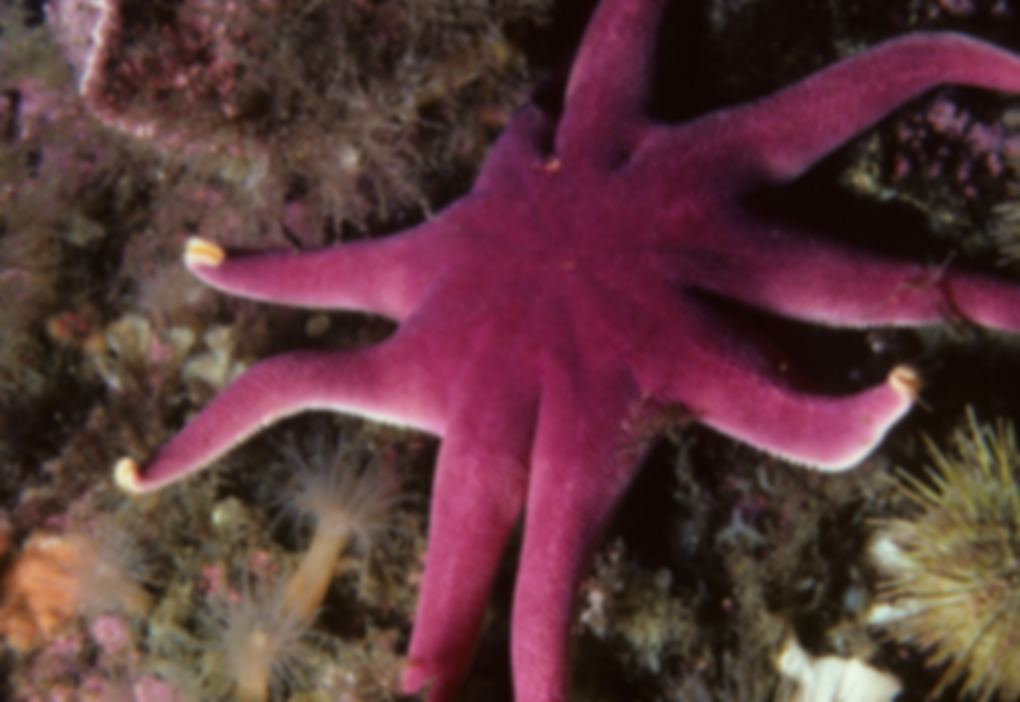
#> input picture 0001.png, 2040 x 1404 px, given as the content of the folder data/train/input_patches, which was not available (shown at 1/2 size)
$ python analyze_dataset_quality.py   (older library calls are emulated)
#> lines starting #> are read from the running program, lines starting #| are printed output that depends on the picture; pictures that were not available may be replaced by others from this repository, and a replacement may not be noted
#> in analyze_dataset, img_input is the input picture: shape (1404, 2040, 3); mean B, G, R 58.4, 55.7, 91.5
import os
import cv2
import numpy as np
from glob import glob
from natsort import natsorted
from tqdm import tqdm
from skimage.metrics import structural_similarity as compare_ssim
import matplotlib.pyplot as plt

def compute_sharpness(img):
    gray = cv2.cvtColor(img, cv2.COLOR_BGR2GRAY)
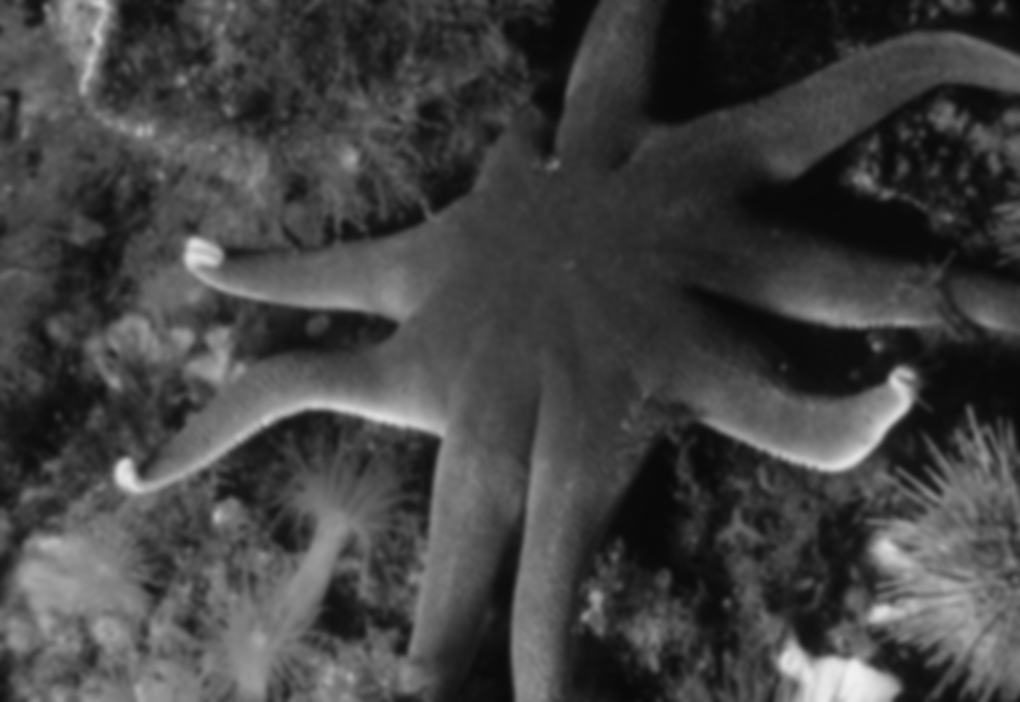
#> gray: shape (1404, 2040) (shown at 1/2 size); min 7, max 241, mean 66.7
    grad_x = cv2.Sobel(gray, cv2.CV_64F, 1, 0)
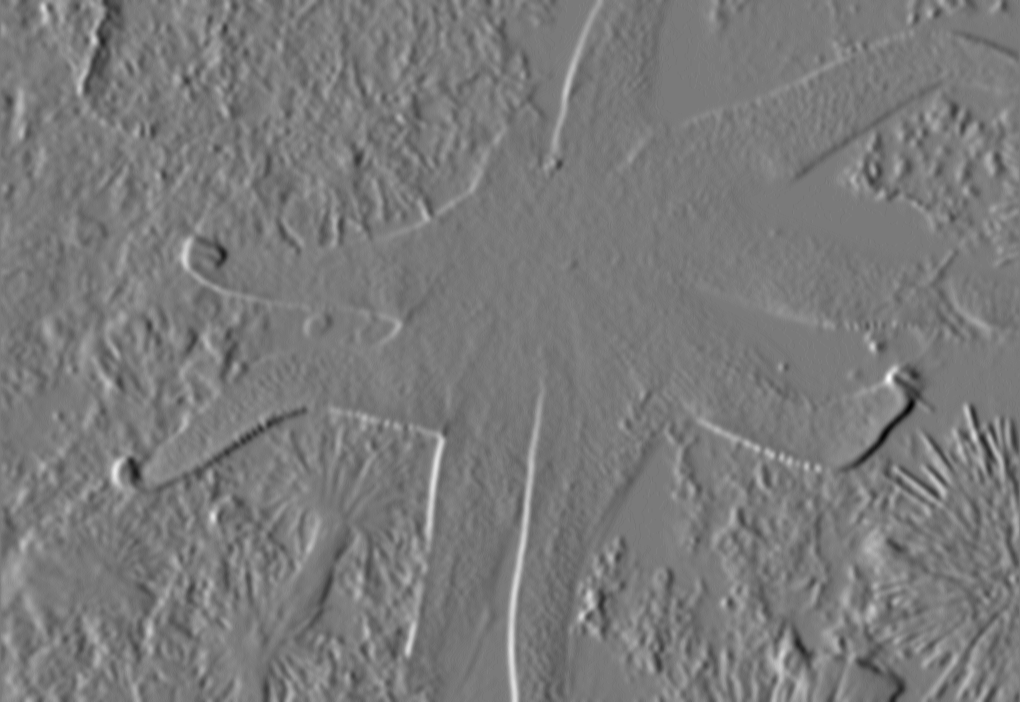
#> grad_x: shape (1404, 2040) float64 (shown at 1/2 size); min -94, max 102, mean 0; drawn with min black and max white
    grad_y = cv2.Sobel(gray, cv2.CV_64F, 0, 1)
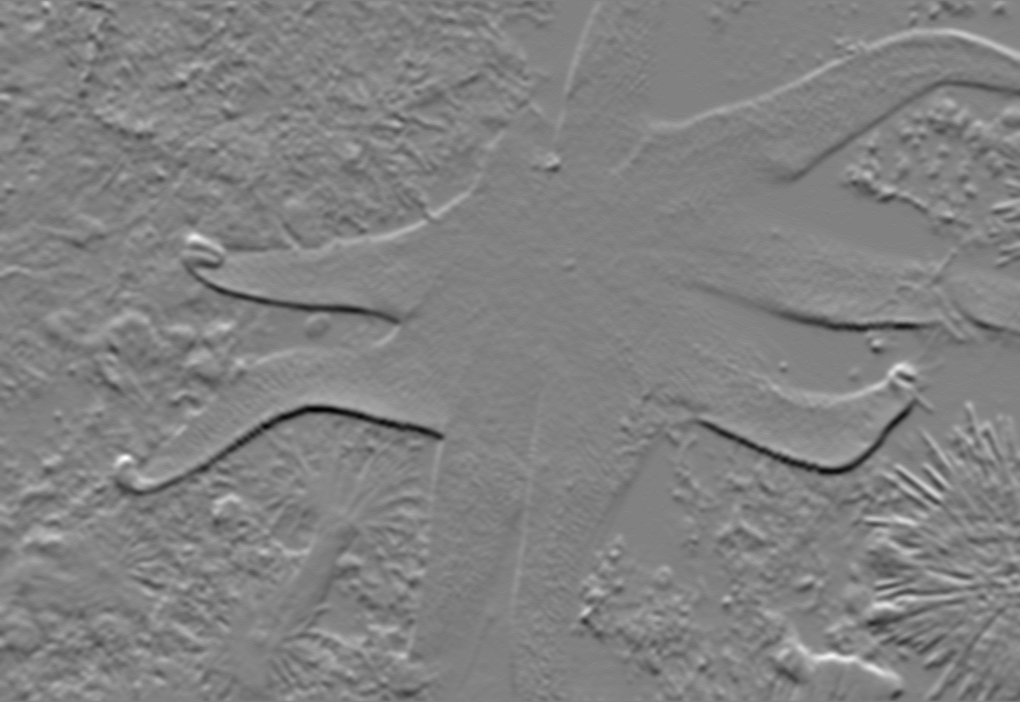
#> grad_y: shape (1404, 2040) float64 (shown at 1/2 size); min -102, max 99, mean 0.2; drawn with min black and max white
    sharpness = np.sqrt(grad_x ** 2 + grad_y ** 2).mean()
#> sharpness = 11.13
    return sharpness

def analyze_dataset(input_dir, target_dir):
    input_files = natsorted(glob(os.path.join(input_dir, "*.png")))
    target_files = natsorted(glob(os.path.join(target_dir, "*.png")))

    sharpness_vals = []
    ssim_vals = []

    print(f"🔍 Evaluating {len(input_files)} image pairs...")
    for in_f, tg_f in tqdm(zip(input_files, target_files), total=len(input_files)):
        img_input = cv2.imread(in_f)
        img_target = cv2.imread(tg_f)

        sharpness = compute_sharpness(img_target)
#> sharpness = 11.13
        sharpness_vals.append(sharpness)

        ssim = compare_ssim(cv2.cvtColor(img_input, cv2.COLOR_BGR2GRAY),
                            cv2.cvtColor(img_target, cv2.COLOR_BGR2GRAY))
#> ssim = 1
        ssim_vals.append(ssim)

    print("\n📊 Dataset Stats:")
    print(f"🔸 Avg Sharpness (target): {np.mean(sharpness_vals):.3f}")
#| 🔸 Avg Sharpness (target): 11.130
    print(f"🔸 Min-Max Sharpness: {np.min(sharpness_vals):.2f} - {np.max(sharpness_vals):.2f}")
#| 🔸 Min-Max Sharpness: 11.13 - 11.13
    print(f"🔸 Avg SSIM (input vs target): {np.mean(ssim_vals):.3f}")
#| 🔸 Avg SSIM (input vs target): 1.000
    print(f"🔸 Min-Max SSIM: {np.min(ssim_vals):.3f} - {np.max(ssim_vals):.3f}")
#| 🔸 Min-Max SSIM: 1.000 - 1.000

    plt.hist(sharpness_vals, bins=30, alpha=0.7, label="Sharpness")
    plt.hist(ssim_vals, bins=30, alpha=0.7, label="SSIM")
    plt.title("📈 Dataset Sharpness & SSIM Distribution")
    plt.xlabel("Value")
    plt.ylabel("Frequency")
    plt.legend()
    plt.tight_layout()
    plt.show()
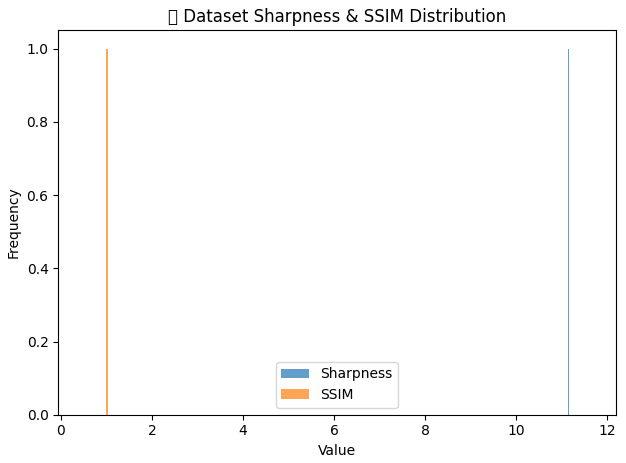
#> figure drawn by matplotlib, 1 panel; tallest bar 1 high, from x = 11.13 to 11.16; tallest bar 1 high, from x = 1 to 1.03

# 🔧 Replace with your actual patch dirs
if __name__ == "__main__":
    analyze_dataset("data/train/input_patches", "data/train/target_patches")
